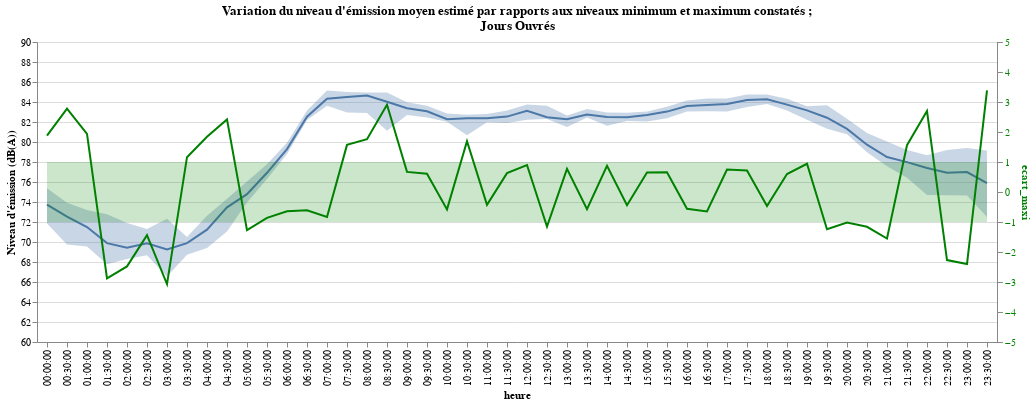

Notebook code for this chart:
### Code cell
((alt.Chart(
    CompEmissionsMoy.loc[CompEmissionsMoy.type_jour == 'ouvre']).mark_area(opacity=0.3).encode(
    x=alt.X('temp', title='heure'),
    y=alt.Y('lwm_min', scale=alt.Scale(domain=(60,90)), axis=alt.Axis(tickCount=12), title="Niveau d'émission (dB(A))"),  # 
    y2='lwm_max') + alt.Chart(
CompEmissionsMoy.loc[CompEmissionsMoy.type_jour == 'ouvre']).mark_line().encode(
    x='temp',
    y=alt.Y('lwm_moy', scale=alt.Scale(domain=(60,90)), axis=alt.Axis(tickCount=0, labels=False), title=None))).resolve_scale(y='shared') + 
alt.Chart(
CompEmissionsMoy.loc[CompEmissionsMoy.type_jour == 'ouvre']).mark_line(color='green').encode(
    x='temp',
    y=alt.Y('ecart_maxi', scale=alt.Scale(domain=(-5,5)), axis=alt.Axis(labelColor='green', titleColor='green', tickColor='green'))) + 
 alt.Chart(CompEmissionsMoy.loc[CompEmissionsMoy.type_jour == 'ouvre'].assign(y1=1, y2=-1)).mark_area(opacity=0.2, color='green').encode(
 x='temp',
 y=alt.Y('y1:Q', scale=alt.Scale(domain=(-5,5)), axis=alt.Axis(labels=False, title=None)),
 y2='y2:Q')).resolve_scale(
    y='independent').properties(title=["Variation du niveau d'émission moyen estimé par rapports aux niveaux minimum et maximum constatés ;", 'Jours Ouvrés'])

### Figure 1 — Vega-Lite specification as saved in the notebook (floating-point values rounded to 4 significant figures)
{"config": {"view": {"continuousWidth": 400, "continuousHeight": 300}}, "layer": [{"data": {"name": "data-343d8705869be8cfe1322d74e2c4847a"}, "mark": {"type": "area", "opacity": 0.3}, "encoding": {"x": {"type": "nominal", "field": "temp", "title": "heure"}, "y": {"type": "quantitative", "axis": {"tickCount": 12}, "field": "lwm_min", "scale": {"domain": [60, 90]}, "title": "Niveau d'émission (dB(A))"}, "y2": {"field": "lwm_max"}}}, {"data": {"name": "data-343d8705869be8cfe1322d74e2c4847a"}, "mark": "line", "encoding": {"x": {"type": "nominal", "field": "temp"}, "y": {"type": "quantitative", "axis": {"labels": false, "tickCount": 0}, "field": "lwm_moy", "scale": {"domain": [60, 90]}, "title": null}}}, {"data": {"name": "data-343d8705869be8cfe1322d74e2c4847a"}, "mark": {"type": "line", "color": "green"}, "encoding": {"x": {"type": "nominal", "field": "temp"}, "y": {"type": "quantitative", "axis": {"labelColor": "green", "tickColor": "green", "titleColor": "green"}, "field": "ecart_maxi", "scale": {"domain": [-5, 5]}}}}, {"data": {"name": "data-ef7f732233a7d13612e92adfd40f73f3"}, "mark": {"type": "area", "color": "green", "opacity": 0.2}, "encoding": {"x": {"type": "nominal", "field": "temp"}, "y": {"type": "quantitative", "axis": {"labels": false, "title": null}, "field": "y1", "scale": {"domain": [-5, 5]}}, "y2": {"field": "y2"}}}], "resolve": {"scale": {"y": "independent"}}, "title": ["Variation du niveau d'émission moyen estimé par rapports aux niveaux minimum et maximum constatés ;", "Jours Ouvrés"], "$schema": "https://vega.github.io/schema/vega-lite/v4.8.1.json", "datasets": {"data-343d8705869be8cfe1322d74e2c4847a": [{"temp": "00:00:00", "type_jour": "ouvre", "nb_veh_pl_moy": 3.0, "nb_veh_vl_moy": 111.5, "vitesse_pl_moy": 56.5, "vitesse_vl_moy": 61.8, "lwm_moy": 73.73, "lwm_min": 71.85, "lwm_max": 75.38, "ecart_maxi": 1.88}, {"temp": "00:30:00", "type_jour": "ouvre", "nb_veh_pl_moy": 2.0, "nb_veh_vl_moy": 84.5, "vitesse_pl_moy": 53.5, "vitesse_vl_moy": 63.13, "lwm_moy": 72.54, "lwm_min": 69.76, "lwm_max": 73.93, "ecart_maxi": 2.78}, {"temp": "01:00:00", "type_jour": "ouvre", "nb_veh_pl_moy": 2.5, "nb_veh_vl_moy": 62.0, "vitesse_pl_moy": 54.5, "vitesse_vl_moy": 62.28, "lwm_moy": 71.5, "lwm_min": 69.56, "lwm_max": 73.21, "ecart_maxi": 1.94}, {"temp": "01:30:00", "type_jour": "ouvre", "nb_veh_pl_moy": 2.0, "nb_veh_vl_moy": 42.0, "vitesse_pl_moy": 52.0, "vitesse_vl_moy": 62.27, "lwm_moy": 69.89, "lwm_min": 67.78, "lwm_max": 72.77, "ecart_maxi": -2.88}, {"temp": "02:00:00", "type_jour": "ouvre", "nb_veh_pl_moy": 1.0, "nb_veh_vl_moy": 39.0, "vitesse_pl_moy": 56.25, "vitesse_vl_moy": 64.45, "lwm_moy": 69.42, "lwm_min": 68.31, "lwm_max": 71.9, "ecart_maxi": -2.48}, {"temp": "02:30:00", "type_jour": "ouvre", "nb_veh_pl_moy": 3.0, "nb_veh_vl_moy": 34.0, "vitesse_pl_moy": 54.67, "vitesse_vl_moy": 62.61, "lwm_moy": 69.87, "lwm_min": 68.68, "lwm_max": 71.31, "ecart_maxi": -1.44}, {"temp": "03:00:00", "type_jour": "ouvre", "nb_veh_pl_moy": 3.0, "nb_veh_vl_moy": 32.0, "vitesse_pl_moy": 47.9, "vitesse_vl_moy": 61.05, "lwm_moy": 69.25, "lwm_min": 66.55, "lwm_max": 72.32, "ecart_maxi": -3.07}, {"temp": "03:30:00", "type_jour": "ouvre", "nb_veh_pl_moy": 3.0, "nb_veh_vl_moy": 40.0, "vitesse_pl_moy": 43.5, "vitesse_vl_moy": 62.45, "lwm_moy": 69.89, "lwm_min": 68.73, "lwm_max": 70.5, "ecart_maxi": 1.16}, {"temp": "04:00:00", "type_jour": "ouvre", "nb_veh_pl_moy": 3.0, "nb_veh_vl_moy": 53.5, "vitesse_pl_moy": 55.83, "vitesse_vl_moy": 62.16, "lwm_moy": 71.23, "lwm_min": 69.39, "lwm_max": 72.63, "ecart_maxi": 1.84}, {"temp": "04:30:00", "type_jour": "ouvre", "nb_veh_pl_moy": 6.5, "nb_veh_vl_moy": 84.0, "vitesse_pl_moy": 51.55, "vitesse_vl_moy": 62.64, "lwm_moy": 73.47, "lwm_min": 71.05, "lwm_max": 74.33, "ecart_maxi": 2.42}, {"temp": "05:00:00", "type_jour": "ouvre", "nb_veh_pl_moy": 9.0, "nb_veh_vl_moy": 112.5, "vitesse_pl_moy": 53.1, "vitesse_vl_moy": 61.85, "lwm_moy": 74.78, "lwm_min": 73.94, "lwm_max": 76.05, "ecart_maxi": -1.27}, {"temp": "05:30:00", "type_jour": "ouvre", "nb_veh_pl_moy": 13.0, "nb_veh_vl_moy": 194.5, "vitesse_pl_moy": 54.5, "vitesse_vl_moy": 61.25, "lwm_moy": 76.92, "lwm_min": 76.3, "lwm_max": 77.78, "ecart_maxi": -0.86}, {"temp": "06:00:00", "type_jour": "ouvre", "nb_veh_pl_moy": 27.5, "nb_veh_vl_moy": 325.0, "vitesse_pl_moy": 54.13, "vitesse_vl_moy": 59.11, "lwm_moy": 79.29, "lwm_min": 78.8, "lwm_max": 79.93, "ecart_maxi": -0.64}, {"temp": "06:30:00", "type_jour": "ouvre", "nb_veh_pl_moy": 60.0, "nb_veh_vl_moy": 646.0, "vitesse_pl_moy": 56.83, "vitesse_vl_moy": 58.72, "lwm_moy": 82.53, "lwm_min": 82.19, "lwm_max": 83.14, "ecart_maxi": -0.61}, {"temp": "07:00:00", "type_jour": "ouvre", "nb_veh_pl_moy": 116.5, "nb_veh_vl_moy": 941.0, "vitesse_pl_moy": 53.86, "vitesse_vl_moy": 55.72, "lwm_moy": 84.32, "lwm_min": 83.63, "lwm_max": 85.15, "ecart_maxi": -0.83}, {"temp": "07:30:00", "type_jour": "ouvre", "nb_veh_pl_moy": 130.0, "nb_veh_vl_moy": 1018.0, "vitesse_pl_moy": 52.4, "vitesse_vl_moy": 53.93, "lwm_moy": 84.51, "lwm_min": 82.94, "lwm_max": 85.0, "ecart_maxi": 1.57}, {"temp": "08:00:00", "type_jour": "ouvre", "nb_veh_pl_moy": 126.0, "nb_veh_vl_moy": 1064.0, "vitesse_pl_moy": 53.78, "vitesse_vl_moy": 54.29, "lwm_moy": 84.65, "lwm_min": 82.89, "lwm_max": 84.94, "ecart_maxi": 1.76}, {"temp": "08:30:00", "type_jour": "ouvre", "nb_veh_pl_moy": 128.5, "nb_veh_vl_moy": 1000.0, "vitesse_pl_moy": 50.17, "vitesse_vl_moy": 50.42, "lwm_moy": 84.03, "lwm_min": 81.12, "lwm_max": 84.96, "ecart_maxi": 2.91}, {"temp": "09:00:00", "type_jour": "ouvre", "nb_veh_pl_moy": 94.0, "nb_veh_vl_moy": 834.0, "vitesse_pl_moy": 52.57, "vitesse_vl_moy": 53.65, "lwm_moy": 83.37, "lwm_min": 82.7, "lwm_max": 83.98, "ecart_maxi": 0.67}, {"temp": "09:30:00", "type_jour": "ouvre", "nb_veh_pl_moy": 86.0, "nb_veh_vl_moy": 758.0, "vitesse_pl_moy": 53.35, "vitesse_vl_moy": 54.36, "lwm_moy": 83.07, "lwm_min": 82.46, "lwm_max": 83.62, "ecart_maxi": 0.61}, {"temp": "10:00:00", "type_jour": "ouvre", "nb_veh_pl_moy": 66.0, "nb_veh_vl_moy": 703.0, "vitesse_pl_moy": 51.75, "vitesse_vl_moy": 54.23, "lwm_moy": 82.27, "lwm_min": 82.02, "lwm_max": 82.85, "ecart_maxi": -0.58}, {"temp": "10:30:00", "type_jour": "ouvre", "nb_veh_pl_moy": 68.0, "nb_veh_vl_moy": 683.5, "vitesse_pl_moy": 53.5, "vitesse_vl_moy": 54.41, "lwm_moy": 82.37, "lwm_min": 80.68, "lwm_max": 82.72, "ecart_maxi": 1.69}, {"temp": "11:00:00", "type_jour": "ouvre", "nb_veh_pl_moy": 64.0, "nb_veh_vl_moy": 716.0, "vitesse_pl_moy": 52.95, "vitesse_vl_moy": 54.66, "lwm_moy": 82.37, "lwm_min": 81.98, "lwm_max": 82.8, "ecart_maxi": -0.43}, {"temp": "11:30:00", "type_jour": "ouvre", "nb_veh_pl_moy": 64.5, "nb_veh_vl_moy": 752.5, "vitesse_pl_moy": 53.19, "vitesse_vl_moy": 54.79, "lwm_moy": 82.54, "lwm_min": 81.91, "lwm_max": 83.16, "ecart_maxi": 0.63}, {"temp": "12:00:00", "type_jour": "ouvre", "nb_veh_pl_moy": 71.0, "nb_veh_vl_moy": 875.5, "vitesse_pl_moy": 53.82, "vitesse_vl_moy": 54.76, "lwm_moy": 83.13, "lwm_min": 82.23, "lwm_max": 83.76, "ecart_maxi": 0.9}, {"temp": "12:30:00", "type_jour": "ouvre", "nb_veh_pl_moy": 54.5, "nb_veh_vl_moy": 751.0, "vitesse_pl_moy": 55.48, "vitesse_vl_moy": 56.1, "lwm_moy": 82.48, "lwm_min": 82.29, "lwm_max": 83.63, "ecart_maxi": -1.15}, {"temp": "13:00:00", "type_jour": "ouvre", "nb_veh_pl_moy": 51.0, "nb_veh_vl_moy": 735.0, "vitesse_pl_moy": 54.29, "vitesse_vl_moy": 56.33, "lwm_moy": 82.28, "lwm_min": 81.51, "lwm_max": 82.65, "ecart_maxi": 0.77}, {"temp": "13:30:00", "type_jour": "ouvre", "nb_veh_pl_moy": 64.0, "nb_veh_vl_moy": 829.0, "vitesse_pl_moy": 53.18, "vitesse_vl_moy": 54.3, "lwm_moy": 82.74, "lwm_min": 82.44, "lwm_max": 83.31, "ecart_maxi": -0.57}, {"temp": "14:00:00", "type_jour": "ouvre", "nb_veh_pl_moy": 60.0, "nb_veh_vl_moy": 769.0, "vitesse_pl_moy": 53.37, "vitesse_vl_moy": 54.99, "lwm_moy": 82.5, "lwm_min": 81.63, "lwm_max": 82.96, "ecart_maxi": 0.87}, {"temp": "14:30:00", "type_jour": "ouvre", "nb_veh_pl_moy": 61.5, "nb_veh_vl_moy": 776.5, "vitesse_pl_moy": 52.28, "vitesse_vl_moy": 54.69, "lwm_moy": 82.48, "lwm_min": 82.1, "lwm_max": 82.92, "ecart_maxi": -0.44}, {"temp": "15:00:00", "type_jour": "ouvre", "nb_veh_pl_moy": 64.5, "nb_veh_vl_moy": 817.5, "vitesse_pl_moy": 52.93, "vitesse_vl_moy": 54.16, "lwm_moy": 82.69, "lwm_min": 82.04, "lwm_max": 83.06, "ecart_maxi": 0.65}, {"temp": "15:30:00", "type_jour": "ouvre", "nb_veh_pl_moy": 74.5, "nb_veh_vl_moy": 893.5, "vitesse_pl_moy": 51.81, "vitesse_vl_moy": 53.38, "lwm_moy": 83.04, "lwm_min": 82.38, "lwm_max": 83.52, "ecart_maxi": 0.66}, {"temp": "16:00:00", "type_jour": "ouvre", "nb_veh_pl_moy": 88.5, "nb_veh_vl_moy": 1004.0, "vitesse_pl_moy": 51.57, "vitesse_vl_moy": 53.04, "lwm_moy": 83.6, "lwm_min": 83.04, "lwm_max": 84.16, "ecart_maxi": -0.56}, {"temp": "16:30:00", "type_jour": "ouvre", "nb_veh_pl_moy": 102.5, "nb_veh_vl_moy": 1040.0, "vitesse_pl_moy": 50.63, "vitesse_vl_moy": 50.82, "lwm_moy": 83.71, "lwm_min": 83.08, "lwm_max": 84.36, "ecart_maxi": -0.65}, {"temp": "17:00:00", "type_jour": "ouvre", "nb_veh_pl_moy": 125.5, "nb_veh_vl_moy": 1076.0, "vitesse_pl_moy": 45.75, "vitesse_vl_moy": 49.79, "lwm_moy": 83.8, "lwm_min": 83.05, "lwm_max": 84.35, "ecart_maxi": 0.75}, {"temp": "17:30:00", "type_jour": "ouvre", "nb_veh_pl_moy": 114.5, "nb_veh_vl_moy": 1067.0, "vitesse_pl_moy": 52.35, "vitesse_vl_moy": 52.26, "lwm_moy": 84.21, "lwm_min": 83.49, "lwm_max": 84.76, "ecart_maxi": 0.72}, {"temp": "18:00:00", "type_jour": "ouvre", "nb_veh_pl_moy": 104.5, "nb_veh_vl_moy": 1125.0, "vitesse_pl_moy": 53.18, "vitesse_vl_moy": 52.94, "lwm_moy": 84.27, "lwm_min": 83.8, "lwm_max": 84.74, "ecart_maxi": -0.47}, {"temp": "18:30:00", "type_jour": "ouvre", "nb_veh_pl_moy": 70.5, "nb_veh_vl_moy": 1034.0, "vitesse_pl_moy": 56.54, "vitesse_vl_moy": 55.25, "lwm_moy": 83.74, "lwm_min": 83.14, "lwm_max": 84.33, "ecart_maxi": 0.6}, {"temp": "19:00:00", "type_jour": "ouvre", "nb_veh_pl_moy": 52.5, "nb_veh_vl_moy": 928.5, "vitesse_pl_moy": 56.61, "vitesse_vl_moy": 56.88, "lwm_moy": 83.16, "lwm_min": 82.22, "lwm_max": 83.57, "ecart_maxi": 0.94}, {"temp": "19:30:00", "type_jour": "ouvre", "nb_veh_pl_moy": 33.0, "nb_veh_vl_moy": 807.5, "vitesse_pl_moy": 58.76, "vitesse_vl_moy": 58.84, "lwm_moy": 82.43, "lwm_min": 81.32, "lwm_max": 83.67, "ecart_maxi": -1.24}, {"temp": "20:00:00", "type_jour": "ouvre", "nb_veh_pl_moy": 20.5, "nb_veh_vl_moy": 638.5, "vitesse_pl_moy": 60.24, "vitesse_vl_moy": 59.68, "lwm_moy": 81.31, "lwm_min": 80.77, "lwm_max": 82.33, "ecart_maxi": -1.02}, {"temp": "20:30:00", "type_jour": "ouvre", "nb_veh_pl_moy": 12.0, "nb_veh_vl_moy": 447.0, "vitesse_pl_moy": 61.12, "vitesse_vl_moy": 60.6, "lwm_moy": 79.73, "lwm_min": 78.97, "lwm_max": 80.89, "ecart_maxi": -1.16}, {"temp": "21:00:00", "type_jour": "ouvre", "nb_veh_pl_moy": 10.5, "nb_veh_vl_moy": 336.0, "vitesse_pl_moy": 57.31, "vitesse_vl_moy": 60.41, "lwm_moy": 78.5, "lwm_min": 77.58, "lwm_max": 80.05, "ecart_maxi": -1.55}, {"temp": "21:30:00", "type_jour": "ouvre", "nb_veh_pl_moy": 7.0, "nb_veh_vl_moy": 317.5, "vitesse_pl_moy": 57.53, "vitesse_vl_moy": 60.17, "lwm_moy": 77.99, "lwm_min": 76.43, "lwm_max": 79.19, "ecart_maxi": 1.56}, {"temp": "22:00:00", "type_jour": "ouvre", "nb_veh_pl_moy": 8.5, "nb_veh_vl_moy": 262.0, "vitesse_pl_moy": 57.78, "vitesse_vl_moy": 59.82, "lwm_moy": 77.4, "lwm_min": 74.7, "lwm_max": 78.67, "ecart_maxi": 2.7}, {"temp": "22:30:00", "type_jour": "ouvre", "nb_veh_pl_moy": 4.0, "nb_veh_vl_moy": 266.0, "vitesse_pl_moy": 56.75, "vitesse_vl_moy": 59.53, "lwm_moy": 76.93, "lwm_min": 74.68, "lwm_max": 79.2, "ecart_maxi": -2.27}, {"temp": "23:00:00", "type_jour": "ouvre", "nb_veh_pl_moy": 7.0, "nb_veh_vl_moy": 244.0, "vitesse_pl_moy": 57.82, "vitesse_vl_moy": 59.77, "lwm_moy": 76.99, "lwm_min": 74.65, "lwm_max": 79.39, "ecart_maxi": -2.4}, {"temp": "23:30:00", "type_jour": "ouvre", "nb_veh_pl_moy": 2.0, "nb_veh_vl_moy": 212.0, "vitesse_pl_moy": 54.79, "vitesse_vl_moy": 60.52, "lwm_moy": 75.89, "lwm_min": 72.5, "lwm_max": 79.14, "ecart_maxi": 3.39}], "data-ef7f732233a7d13612e92adfd40f73f3": [{"temp": "00:00:00", "type_jour": "ouvre", "nb_veh_pl_moy": 3.0, "nb_veh_vl_moy": 111.5, "vitesse_pl_moy": 56.5, "vitesse_vl_moy": 61.8, "lwm_moy": 73.73, "lwm_min": 71.85, "lwm_max": 75.38, "ecart_maxi": 1.88, "y1": 1, "y2": -1}, {"temp": "00:30:00", "type_jour": "ouvre", "nb_veh_pl_moy": 2.0, "nb_veh_vl_moy": 84.5, "vitesse_pl_moy": 53.5, "vitesse_vl_moy": 63.13, "lwm_moy": 72.54, "lwm_min": 69.76, "lwm_max": 73.93, "ecart_maxi": 2.78, "y1": 1, "y2": -1}, {"temp": "01:00:00", "type_jour": "ouvre", "nb_veh_pl_moy": 2.5, "nb_veh_vl_moy": 62.0, "vitesse_pl_moy": 54.5, "vitesse_vl_moy": 62.28, "lwm_moy": 71.5, "lwm_min": 69.56, "lwm_max": 73.21, "ecart_maxi": 1.94, "y1": 1, "y2": -1}, {"temp": "01:30:00", "type_jour": "ouvre", "nb_veh_pl_moy": 2.0, "nb_veh_vl_moy": 42.0, "vitesse_pl_moy": 52.0, "vitesse_vl_moy": 62.27, "lwm_moy": 69.89, "lwm_min": 67.78, "lwm_max": 72.77, "ecart_maxi": -2.88, "y1": 1, "y2": -1}, {"temp": "02:00:00", "type_jour": "ouvre", "nb_veh_pl_moy": 1.0, "nb_veh_vl_moy": 39.0, "vitesse_pl_moy": 56.25, "vitesse_vl_moy": 64.45, "lwm_moy": 69.42, "lwm_min": 68.31, "lwm_max": 71.9, "ecart_maxi": -2.48, "y1": 1, "y2": -1}, {"temp": "02:30:00", "type_jour": "ouvre", "nb_veh_pl_moy": 3.0, "nb_veh_vl_moy": 34.0, "vitesse_pl_moy": 54.67, "vitesse_vl_moy": 62.61, "lwm_moy": 69.87, "lwm_min": 68.68, "lwm_max": 71.31, "ecart_maxi": -1.44, "y1": 1, "y2": -1}, {"temp": "03:00:00", "type_jour": "ouvre", "nb_veh_pl_moy": 3.0, "nb_veh_vl_moy": 32.0, "vitesse_pl_moy": 47.9, "vitesse_vl_moy": 61.05, "lwm_moy": 69.25, "lwm_min": 66.55, "lwm_max": 72.32, "ecart_maxi": -3.07, "y1": 1, "y2": -1}, {"temp": "03:30:00", "type_jour": "ouvre", "nb_veh_pl_moy": 3.0, "nb_veh_vl_moy": 40.0, "vitesse_pl_moy": 43.5, "vitesse_vl_moy": 62.45, "lwm_moy": 69.89, "lwm_min": 68.73, "lwm_max": 70.5, "ecart_maxi": 1.16, "y1": 1, "y2": -1}, {"temp": "04:00:00", "type_jour": "ouvre", "nb_veh_pl_moy": 3.0, "nb_veh_vl_moy": 53.5, "vitesse_pl_moy": 55.83, "vitesse_vl_moy": 62.16, "lwm_moy": 71.23, "lwm_min": 69.39, "lwm_max": 72.63, "ecart_maxi": 1.84, "y1": 1, "y2": -1}, {"temp": "04:30:00", "type_jour": "ouvre", "nb_veh_pl_moy": 6.5, "nb_veh_vl_moy": 84.0, "vitesse_pl_moy": 51.55, "vitesse_vl_moy": 62.64, "lwm_moy": 73.47, "lwm_min": 71.05, "lwm_max": 74.33, "ecart_maxi": 2.42, "y1": 1, "y2": -1}, {"temp": "05:00:00", "type_jour": "ouvre", "nb_veh_pl_moy": 9.0, "nb_veh_vl_moy": 112.5, "vitesse_pl_moy": 53.1, "vitesse_vl_moy": 61.85, "lwm_moy": 74.78, "lwm_min": 73.94, "lwm_max": 76.05, "ecart_maxi": -1.27, "y1": 1, "y2": -1}, {"temp": "05:30:00", "type_jour": "ouvre", "nb_veh_pl_moy": 13.0, "nb_veh_vl_moy": 194.5, "vitesse_pl_moy": 54.5, "vitesse_vl_moy": 61.25, "lwm_moy": 76.92, "lwm_min": 76.3, "lwm_max": 77.78, "ecart_maxi": -0.86, "y1": 1, "y2": -1}, {"temp": "06:00:00", "type_jour": "ouvre", "nb_veh_pl_moy": 27.5, "nb_veh_vl_moy": 325.0, "vitesse_pl_moy": 54.13, "vitesse_vl_moy": 59.11, "lwm_moy": 79.29, "lwm_min": 78.8, "lwm_max": 79.93, "ecart_maxi": -0.64, "y1": 1, "y2": -1}, {"temp": "06:30:00", "type_jour": "ouvre", "nb_veh_pl_moy": 60.0, "nb_veh_vl_moy": 646.0, "vitesse_pl_moy": 56.83, "vitesse_vl_moy": 58.72, "lwm_moy": 82.53, "lwm_min": 82.19, "lwm_max": 83.14, "ecart_maxi": -0.61, "y1": 1, "y2": -1}, {"temp": "07:00:00", "type_jour": "ouvre", "nb_veh_pl_moy": 116.5, "nb_veh_vl_moy": 941.0, "vitesse_pl_moy": 53.86, "vitesse_vl_moy": 55.72, "lwm_moy": 84.32, "lwm_min": 83.63, "lwm_max": 85.15, "ecart_maxi": -0.83, "y1": 1, "y2": -1}, {"temp": "07:30:00", "type_jour": "ouvre", "nb_veh_pl_moy": 130.0, "nb_veh_vl_moy": 1018.0, "vitesse_pl_moy": 52.4, "vitesse_vl_moy": 53.93, "lwm_moy": 84.51, "lwm_min": 82.94, "lwm_max": 85.0, "ecart_maxi": 1.57, "y1": 1, "y2": -1}, {"temp": "08:00:00", "type_jour": "ouvre", "nb_veh_pl_moy": 126.0, "nb_veh_vl_moy": 1064.0, "vitesse_pl_moy": 53.78, "vitesse_vl_moy": 54.29, "lwm_moy": 84.65, "lwm_min": 82.89, "lwm_max": 84.94, "ecart_maxi": 1.76, "y1": 1, "y2": -1}, {"temp": "08:30:00", "type_jour": "ouvre", "nb_veh_pl_moy": 128.5, "nb_veh_vl_moy": 1000.0, "vitesse_pl_moy": 50.17, "vitesse_vl_moy": 50.42, "lwm_moy": 84.03, "lwm_min": 81.12, "lwm_max": 84.96, "ecart_maxi": 2.91, "y1": 1, "y2": -1}, {"temp": "09:00:00", "type_jour": "ouvre", "nb_veh_pl_moy": 94.0, "nb_veh_vl_moy": 834.0, "vitesse_pl_moy": 52.57, "vitesse_vl_moy": 53.65, "lwm_moy": 83.37, "lwm_min": 82.7, "lwm_max": 83.98, "ecart_maxi": 0.67, "y1": 1, "y2": -1}, {"temp": "09:30:00", "type_jour": "ouvre", "nb_veh_pl_moy": 86.0, "nb_veh_vl_moy": 758.0, "vitesse_pl_moy": 53.35, "vitesse_vl_moy": 54.36, "lwm_moy": 83.07, "lwm_min": 82.46, "lwm_max": 83.62, "ecart_maxi": 0.61, "y1": 1, "y2": -1}, {"temp": "10:00:00", "type_jour": "ouvre", "nb_veh_pl_moy": 66.0, "nb_veh_vl_moy": 703.0, "vitesse_pl_moy": 51.75, "vitesse_vl_moy": 54.23, "lwm_moy": 82.27, "lwm_min": 82.02, "lwm_max": 82.85, "ecart_maxi": -0.58, "y1": 1, "y2": -1}, {"temp": "10:30:00", "type_jour": "ouvre", "nb_veh_pl_moy": 68.0, "nb_veh_vl_moy": 683.5, "vitesse_pl_moy": 53.5, "vitesse_vl_moy": 54.41, "lwm_moy": 82.37, "lwm_min": 80.68, "lwm_max": 82.72, "ecart_maxi": 1.69, "y1": 1, "y2": -1}, {"temp": "11:00:00", "type_jour": "ouvre", "nb_veh_pl_moy": 64.0, "nb_veh_vl_moy": 716.0, "vitesse_pl_moy": 52.95, "vitesse_vl_moy": 54.66, "lwm_moy": 82.37, "lwm_min": 81.98, "lwm_max": 82.8, "ecart_maxi": -0.43, "y1": 1, "y2": -1}, {"temp": "11:30:00", "type_jour": "ouvre", "nb_veh_pl_moy": 64.5, "nb_veh_vl_moy": 752.5, "vitesse_pl_moy": 53.19, "vitesse_vl_moy": 54.79, "lwm_moy": 82.54, "lwm_min": 81.91, "lwm_max": 83.16, "ecart_maxi": 0.63, "y1": 1, "y2": -1}, {"temp": "12:00:00", "type_jour": "ouvre", "nb_veh_pl_moy": 71.0, "nb_veh_vl_moy": 875.5, "vitesse_pl_moy": 53.82, "vitesse_vl_moy": 54.76, "lwm_moy": 83.13, "lwm_min": 82.23, "lwm_max": 83.76, "ecart_maxi": 0.9, "y1": 1, "y2": -1}, {"temp": "12:30:00", "type_jour": "ouvre", "nb_veh_pl_moy": 54.5, "nb_veh_vl_moy": 751.0, "vitesse_pl_moy": 55.48, "vitesse_vl_moy": 56.1, "lwm_moy": 82.48, "lwm_min": 82.29, "lwm_max": 83.63, "ecart_maxi": -1.15, "y1": 1, "y2": -1}, {"temp": "13:00:00", "type_jour": "ouvre", "nb_veh_pl_moy": 51.0, "nb_veh_vl_moy": 735.0, "vitesse_pl_moy": 54.29, "vitesse_vl_moy": 56.33, "lwm_moy": 82.28, "lwm_min": 81.51, "lwm_max": 82.65, "ecart_maxi": 0.77, "y1": 1, "y2": -1}, {"temp": "13:30:00", "type_jour": "ouvre", "nb_veh_pl_moy": 64.0, "nb_veh_vl_moy": 829.0, "vitesse_pl_moy": 53.18, "vitesse_vl_moy": 54.3, "lwm_moy": 82.74, "lwm_min": 82.44, "lwm_max": 83.31, "ecart_maxi": -0.57, "y1": 1, "y2": -1}, {"temp": "14:00:00", "type_jour": "ouvre", "nb_veh_pl_moy": 60.0, "nb_veh_vl_moy": 769.0, "vitesse_pl_moy": 53.37, "vitesse_vl_moy": 54.99, "lwm_moy": 82.5, "lwm_min": 81.63, "lwm_max": 82.96, "ecart_maxi": 0.87, "y1": 1, "y2": -1}, {"temp": "14:30:00", "type_jour": "ouvre", "nb_veh_pl_moy": 61.5, "nb_veh_vl_moy": 776.5, "vitesse_pl_moy": 52.28, "vitesse_vl_moy": 54.69, "lwm_moy": 82.48, "lwm_min": 82.1, "lwm_max": 82.92, "ecart_maxi": -0.44, "y1": 1, "y2": -1}, {"temp": "15:00:00", "type_jour": "ouvre", "nb_veh_pl_moy": 64.5, "nb_veh_vl_moy": 817.5, "vitesse_pl_moy": 52.93, "vitesse_vl_moy": 54.16, "lwm_moy": 82.69, "lwm_min": 82.04, "lwm_max": 83.06, "ecart_maxi": 0.65, "y1": 1, "y2": -1}, {"temp": "15:30:00", "type_jour": "ouvre", "nb_veh_pl_moy": 74.5, "nb_veh_vl_moy": 893.5, "vitesse_pl_moy": 51.81, "vitesse_vl_moy": 53.38, "lwm_moy": 83.04, "lwm_min": 82.38, "lwm_max": 83.52, "ecart_maxi": 0.66, "y1": 1, "y2": -1}, {"temp": "16:00:00", "type_jour": "ouvre", "nb_veh_pl_moy": 88.5, "nb_veh_vl_moy": 1004.0, "vitesse_pl_moy": 51.57, "vitesse_vl_moy": 53.04, "lwm_moy": 83.6, "lwm_min": 83.04, "lwm_max": 84.16, "ecart_maxi": -0.56, "y1": 1, "y2": -1}, {"temp": "16:30:00", "type_jour": "ouvre", "nb_veh_pl_moy": 102.5, "nb_veh_vl_moy": 1040.0, "vitesse_pl_moy": 50.63, "vitesse_vl_moy": 50.82, "lwm_moy": 83.71, "lwm_min": 83.08, "lwm_max": 84.36, "ecart_maxi": -0.65, "y1": 1, "y2": -1}, {"temp": "17:00:00", "type_jour": "ouvre", "nb_veh_pl_moy": 125.5, "nb_veh_vl_moy": 1076.0, "vitesse_pl_moy": 45.75, "vitesse_vl_moy": 49.79, "lwm_moy": 83.8, "lwm_min": 83.05, "lwm_max": 84.35, "ecart_maxi": 0.75, "y1": 1, "y2": -1}, {"temp": "17:30:00", "type_jour": "ouvre", "nb_veh_pl_moy": 114.5, "nb_veh_vl_moy": 1067.0, "vitesse_pl_moy": 52.35, "vitesse_vl_moy": 52.26, "lwm_moy": 84.21, "lwm_min": 83.49, "lwm_max": 84.76, "ecart_maxi": 0.72, "y1": 1, "y2": -1}, {"temp": "18:00:00", "type_jour": "ouvre", "nb_veh_pl_moy": 104.5, "nb_veh_vl_moy": 1125.0, "vitesse_pl_moy": 53.18, "vitesse_vl_moy": 52.94, "lwm_moy": 84.27, "lwm_min": 83.8, "lwm_max": 84.74, "ecart_maxi": -0.47, "y1": 1, "y2": -1}, {"temp": "18:30:00", "type_jour": "ouvre", "nb_veh_pl_moy": 70.5, "nb_veh_vl_moy": 1034.0, "vitesse_pl_moy": 56.54, "vitesse_vl_moy": 55.25, "lwm_moy": 83.74, "lwm_min": 83.14, "lwm_max": 84.33, "ecart_maxi": 0.6, "y1": 1, "y2": -1}, {"temp": "19:00:00", "type_jour": "ouvre", "nb_veh_pl_moy": 52.5, "nb_veh_vl_moy": 928.5, "vitesse_pl_moy": 56.61, "vitesse_vl_moy": 56.88, "lwm_moy": 83.16, "lwm_min": 82.22, "lwm_max": 83.57, "ecart_maxi": 0.94, "y1": 1, "y2": -1}, {"temp": "19:30:00", "type_jour": "ouvre", "nb_veh_pl_moy": 33.0, "nb_veh_vl_moy": 807.5, "vitesse_pl_moy": 58.76, "vitesse_vl_moy": 58.84, "lwm_moy": 82.43, "lwm_min": 81.32, "lwm_max": 83.67, "ecart_maxi": -1.24, "y1": 1, "y2": -1}, {"temp": "20:00:00", "type_jour": "ouvre", "nb_veh_pl_moy": 20.5, "nb_veh_vl_moy": 638.5, "vitesse_pl_moy": 60.24, "vitesse_vl_moy": 59.68, "lwm_moy": 81.31, "lwm_min": 80.77, "lwm_max": 82.33, "ecart_maxi": -1.02, "y1": 1, "y2": -1}, {"temp": "20:30:00", "type_jour": "ouvre", "nb_veh_pl_moy": 12.0, "nb_veh_vl_moy": 447.0, "vitesse_pl_moy": 61.12, "vitesse_vl_moy": 60.6, "lwm_moy": 79.73, "lwm_min": 78.97, "lwm_max": 80.89, "ecart_maxi": -1.16, "y1": 1, "y2": -1}, {"temp": "21:00:00", "type_jour": "ouvre", "nb_veh_pl_moy": 10.5, "nb_veh_vl_moy": 336.0, "vitesse_pl_moy": 57.31, "vitesse_vl_moy": 60.41, "lwm_moy": 78.5, "lwm_min": 77.58, "lwm_max": 80.05, "ecart_maxi": -1.55, "y1": 1, "y2": -1}, {"temp": "21:30:00", "type_jour": "ouvre", "nb_veh_pl_moy": 7.0, "nb_veh_vl_moy": 317.5, "vitesse_pl_moy": 57.53, "vitesse_vl_moy": 60.17, "lwm_moy": 77.99, "lwm_min": 76.43, "lwm_max": 79.19, "ecart_maxi": 1.56, "y1": 1, "y2": -1}, {"temp": "22:00:00", "type_jour": "ouvre", "nb_veh_pl_moy": 8.5, "nb_veh_vl_moy": 262.0, "vitesse_pl_moy": 57.78, "vitesse_vl_moy": 59.82, "lwm_moy": 77.4, "lwm_min": 74.7, "lwm_max": 78.67, "ecart_maxi": 2.7, "y1": 1, "y2": -1}, {"temp": "22:30:00", "type_jour": "ouvre", "nb_veh_pl_moy": 4.0, "nb_veh_vl_moy": 266.0, "vitesse_pl_moy": 56.75, "vitesse_vl_moy": 59.53, "lwm_moy": 76.93, "lwm_min": 74.68, "lwm_max": 79.2, "ecart_maxi": -2.27, "y1": 1, "y2": -1}, {"temp": "23:00:00", "type_jour": "ouvre", "nb_veh_pl_moy": 7.0, "nb_veh_vl_moy": 244.0, "vitesse_pl_moy": 57.82, "vitesse_vl_moy": 59.77, "lwm_moy": 76.99, "lwm_min": 74.65, "lwm_max": 79.39, "ecart_maxi": -2.4, "y1": 1, "y2": -1}, {"temp": "23:30:00", "type_jour": "ouvre", "nb_veh_pl_moy": 2.0, "nb_veh_vl_moy": 212.0, "vitesse_pl_moy": 54.79, "vitesse_vl_moy": 60.52, "lwm_moy": 75.89, "lwm_min": 72.5, "lwm_max": 79.14, "ecart_maxi": 3.39, "y1": 1, "y2": -1}]}}
